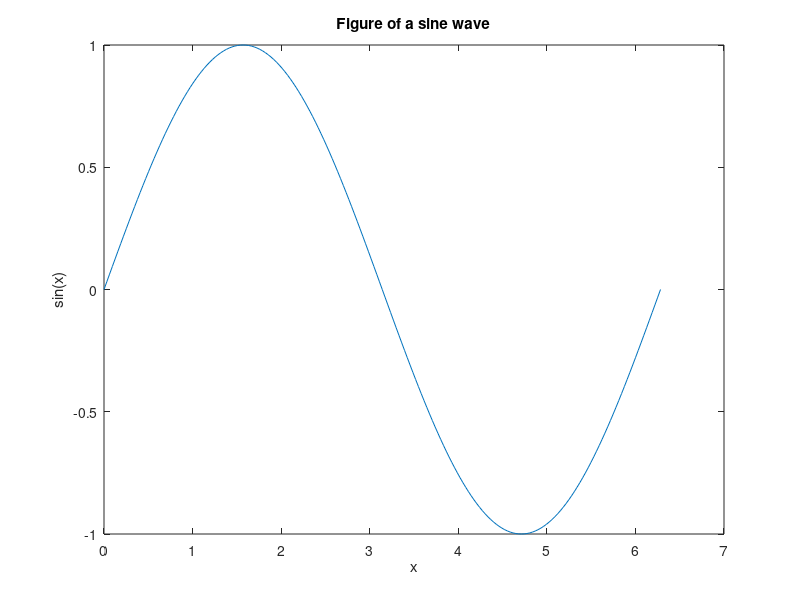

This figure's MATLAB source:
%% This example script will take you through the basics usage of the Fig class
clear; clc;

%% The Fig class
%
% The objective of this class of the GepocToolbox is to override Matlab's
% default figure() so that figures are created with (opinionated) sensible
% default values that provide a nice-looking figure.
%
% The objective is for the basic usage of the class to behave as a user
% familiar with Matlab's default plotting functions would expect.
% In fact, the idea is for the most basic usage to be as simple as just
% substituting the call to figure() for a call to Fig().
% Lets take a look at an example of this "most basic" usage.

%% Basic example
% Let us create a figure using the typical Matlab syntax.

x = 0:pi/100:2*pi;
y = sin(x);

figure(1);
plot(x, y);
title("Figure of a sine wave");
xlabel("x");
ylabel("sin(x)");

% Take a look at the appearance of the figure. It is, in our opinion, very basic.
% Lets now use the Fig class to improve its appearance.
% Simply substitute line 8, which read
%   figure(1);
% for
%   Fig(1);
% and take a look at the new result.

% The objective of this short example is to show you that Fig is designed so you
% can use it in your preexisting code, providing out-of-the-box visual improvements
% with minimal effort.
% However, there is much more you can do with Fig to help you create article-level
% figures. Take a look at example_Fig_intermediate.m to see more advanced features!

